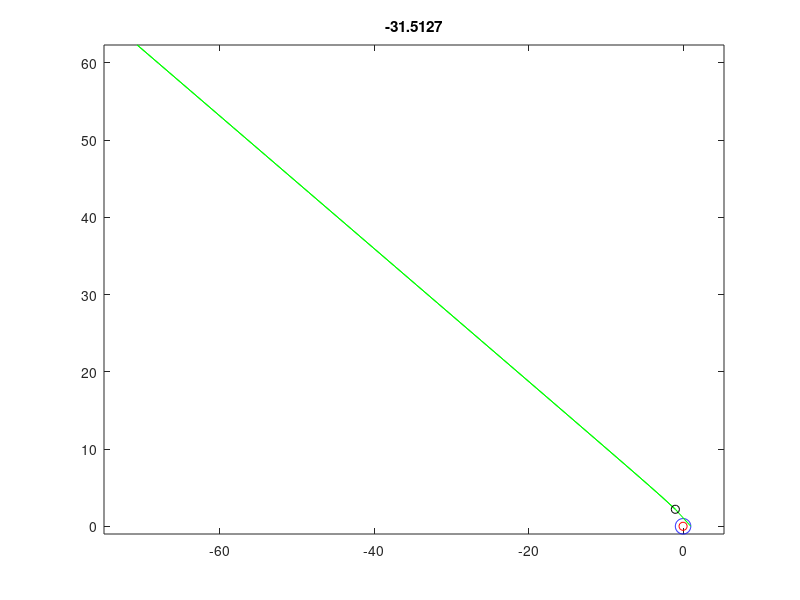

Source code (MATLAB):
clear;

h=2;       % timestep of 0.05 time-units
pos=[1 0];    % initial position
vel=[0 1.1];  % initial velocity

steps=100;              % number of steps
skip=ceil(steps/100);   % plot only 100 frames

theta=linspace(0,2*pi,100);   % equally spaced points
xc=cos(theta);
yc=sin(theta);
originalh = h;

for i=1:steps
  x(i)=pos(1);
  y(i)=pos(2);
  time=(i-1)*h/(2*pi);

  if rem(i,skip)==0
    plot(xc,yc,'b',x,y,'g-',pos(1),pos(2),'ko',0,0,'ro')
    title(time)
    axis equal;
    pause(0);
  end

  r=norm(pos);
  acc=-1/r^2 * pos/r;
 
  % Velocity-Verlet Method
  if i <= 50
      h = h;
  else
      h = -originalh;
  end
  pos = pos + h*vel + 0.5*h^2*acc;
  r = norm(pos);
  accnext = - 1 / r^2 * pos / r;
  vel = vel + 0.5*h*(acc+accnext);
end

disp(pos)

